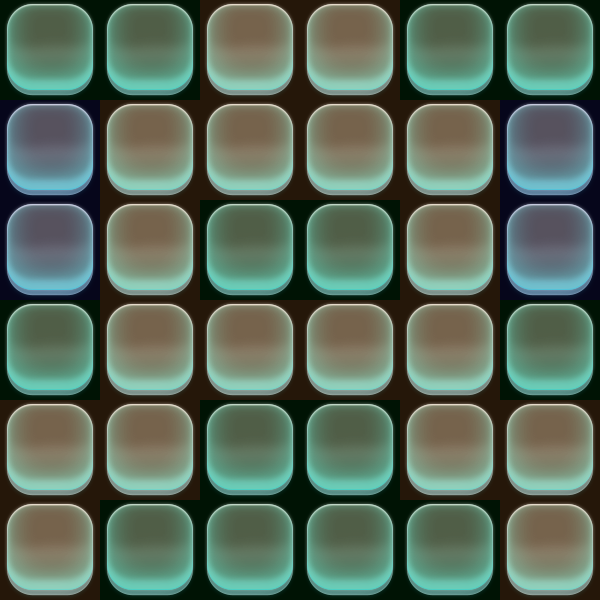

This game map was drawn from its Tiled (.tmx) file and the tilesets committed beside it. A one-line description and the trimmed map source follow:
An orthogonal 6x6 tile map with 100x100 px tiles, 2 tile layers (map, type), 2 tilesets.

<map version="1.0" orientation="orthogonal" renderorder="right-down" width="6" height="6" tilewidth="100" tileheight="100" nextobjectid="1">
 <tileset firstgid="1" name="bg_kuang" tilewidth="100" tileheight="100" tilecount="1">
  <image source="bg_kuang.png" width="100" height="100" />
 </tileset>
 <tileset firstgid="2" name="type5" tilewidth="100" tileheight="100" tilecount="5">
  <image source="type5.png" width="500" height="100" />
  <tile id="0">
   <properties>
    <property name="type" value="1" />
   </properties>
  </tile>
  <tile id="1">
   <properties>
    <property name="type" value="5" />
   </properties>
  </tile>
  <tile id="2">
   <properties>
    <property name="type" value="6" />
   </properties>
  </tile>
 </tileset>
 <layer name="map" width="6" height="6">
  <data>[36 cells, 36 non-empty, 1 distinct tile ids]</data>
 </layer>
 <layer name="type" width="6" height="6">
  <data>[36 cells, 36 non-empty, 3 distinct tile ids]</data>
 </layer>
</map>
